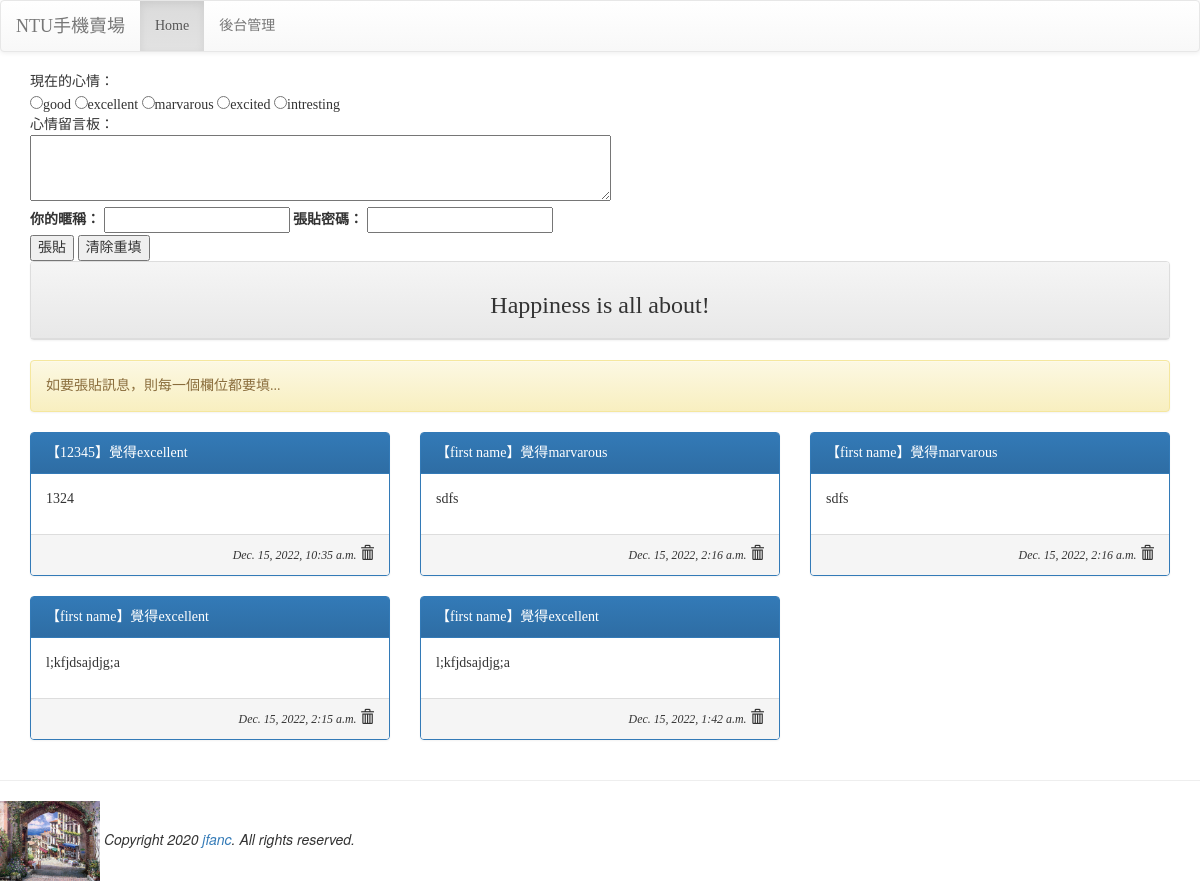
The page / on the database its author committed.
### mysite/models.py (models this page shows, shortened)
class Mood(models.Model):
    status = models.CharField(max_length=10, null=False)
    def __str__(self):
        return self.status

class Post(models.Model):
    mood = models.ForeignKey('Mood', on_delete=models.CASCADE)
    nickname = models.CharField(max_length=10, default='不願意透漏身份的人')
    message = models.TextField(null=False)
    del_pass = models.CharField(max_length=10)
    pub_time = models.DateTimeField(auto_now=True)
    enabled = models.BooleanField(default=False) #改True就可以預設為開啟

### mysite/views.py (the view, shortened to what this page needs)
# urls.py: path('', views.index),
def index(request, pid=None, del_pass=None):
    posts = models.Post.objects.filter(enabled=True).order_by('-pub_time')[:30]
    moods = models.Mood.objects.all()
    try:
        user_id = request.GET['user_id']
        user_pass = request.GET['user_pass']
        user_post = request.GET['user_post']
        user_mood = request.GET['mood']
    except:
        user_id = None
        message = '如要張貼訊息，則每一個欄位都要填...'
    return render(request, 'index.html', locals())

### templates/index.html (shortened to what this page needs)
{% extends "base.html" %}
{% block content %}
<div class='container' >
<form name='my form' action='/' method='GET'>
    現在的心情：<br/>
    {% for m in moods %}
    <input type='radio' name='mood' value='{{ m.status }}'>{{ m.status }}
    {% endfor %}
    <br/>
    心情留言板：<br/>
    <textarea name='user_post' rows=3 cols=70></textarea><br/>
    <label for='user_id'>你的暱稱：</label>
    <input id='user_id' type='text' name='user_id'>
    <label for='user_pass'>張貼密碼：</label>
    <input id='user_pass' type='password' name='user_pass'><br/>
    <input type='submit' value='張貼'>
    <input type='reset' value='清除重填'>
</form>
<div class='row'>
    <div class='col-md-12'>
        <div class='panel panel-default'>
            <div class='panel-heading' align=center>
            <h3>Happiness is all about!</h3>
            </div>
        </div>
    </div>
</div>
{% if message %}
    <div class='alert alert-warning'>
    {{ message }}
    </div>
{% endif %}
<div class="row">
    {% for p in posts %}
    <div class="col-sm-12 col-md-4">
        <div class='panel panel-primary'>
            <div class='panel-heading'>【{{ p.nickname }}】覺得{{ p.mood }}</div>
            <div class='panel-body'>{{ p.message | linebreaks }}</div>
            <div class='panel-footer' align='right'>
            <i><small>{{ p.pub_time }}</small></i>
            <span class="glyphicon glyphicon-trash" onclick='go_delete({{ p.id }})'></span>
           </div>
        </div>
    </div>
    {% endfor %}
</div>
</div>
{% endblock %}

### templates/base.html (shortened to what this page needs)
<!DOCTYPE html>
<html>
    <head>
    <link rel="stylesheet" href="https://maxcdn.bootstrapcdn.com/bootstrap/3.3.6/css/bootstrap.min.css">
    <link rel="stylesheet" href="https://maxcdn.bootstrapcdn.com/bootstrap/3.3.6/css/bootstrap-theme.min.css">
</head>
<body>
    {% include "header.html" %}
    {% block content %}{% endblock %}
    {% include "footer.html" %}
</body>
</html>

### templates/header.html
 <nav class='navbar navbar-default'>
    <div class='container-fluid'>
        <div class='navbar-header'>
            <div class='navbar-brand' align=center>
            NTU手機賣場
            </div>
        </div>
            <ul class='nav navbar-nav'>
                <li class='active'><a href='/'>Home</a></li>
                <li><a href='/admin'>後台管理</a></li>
            </ul>
    </div>
 </nav>

### templates/footer.html
<hr>
{% load static %}
<img src="{% static "images/Arch de Cagnes.jpg" %}" width=100>
<em>Copyright 2020 <a
href='http://homepage.ntu.edu.tw/~jfanc/'>jfanc</a>. All rights reserved.</em>

### templates/base.html (style rules this page uses)
h1, h2, h3, h4, h5, p, div { font-family: 微軟正黑體; }

### rows shown on the page
Mood: status "good"
Mood: status "excellent"
Mood: status "marvarous"
Mood: status "excited"
Mood: status "intresting"
Post: nickname "12345", mood "excellent", message "1324", pub_time "Dec. 15, 2022, 10:35 a.m."
Post: nickname "first name", mood "marvarous", message "sdfs", pub_time "Dec. 15, 2022, 2:16 a.m."
Post: nickname "first name", mood "marvarous", message "sdfs", pub_time "Dec. 15, 2022, 2:16 a.m."
Post: nickname "first name", mood "excellent", message "l;kfjdsajdjg;a", pub_time "Dec. 15, 2022, 2:15 a.m."
Post: nickname "first name", mood "excellent", message "l;kfjdsajdjg;a", pub_time "Dec. 15, 2022, 1:42 a.m."

### other values the page prints
{{ message }} "如要張貼訊息，則每一個欄位都要填..."
